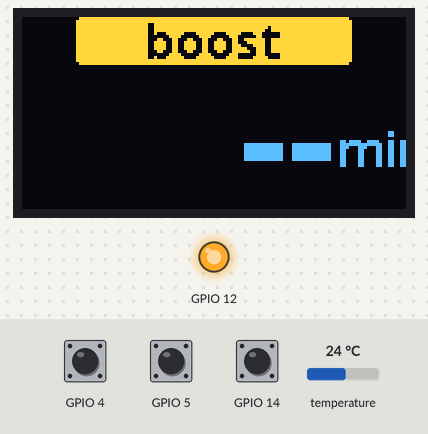
A sketch run on a simulated ESP8266 (NodeMCU). Shown: 128×64 one-colour display, output pins drawn as LEDs (lit = HIGH). The inputs (shaded band) are chosen by the test bench; at power-on: GPIO 5 HIGH, temperature 24 °C, GPIO 14 HIGH, GPIO 4 HIGH. The OLED is the two-colour kind (top 16 rows yellow); storage starts empty; no MQTT or app messages arrive unless stated; what the sketch prints to the serial monitor is not drawn.

Above: at 3.6 s.
3.7 s: GPIO 5 pulled LOW for 0.15 s
At 6.4 s:
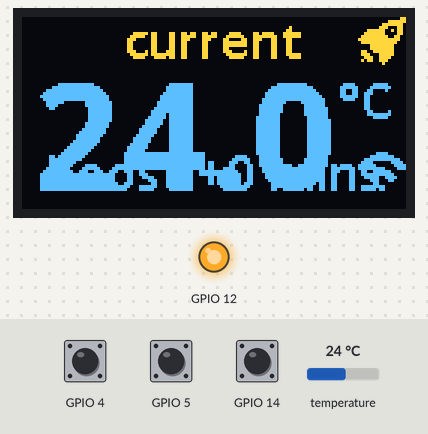
7.2 s: temperature set to 12 °C
11.1 s: GPIO 5 pulled LOW for 1 s
At 11.8 s:
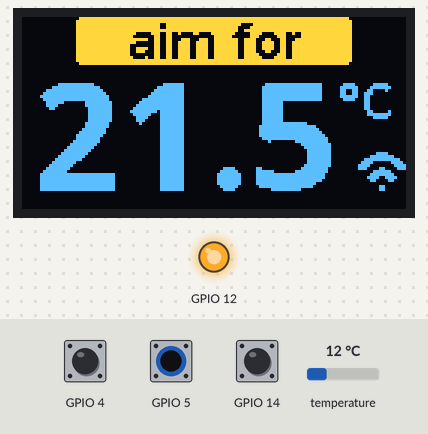
13.9 s: GPIO 5 pulled LOW for 0.15 s
At 15.1 s:
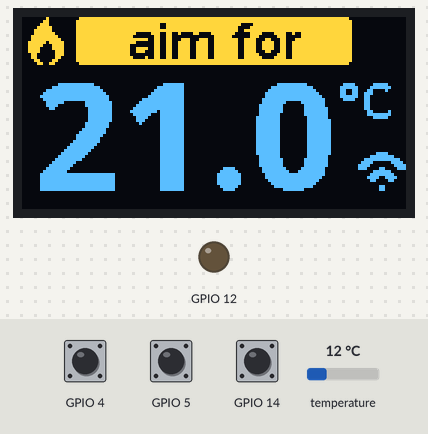
17.4 s: GPIO 14 pulled LOW for 0.15 s
At 18.4 s:
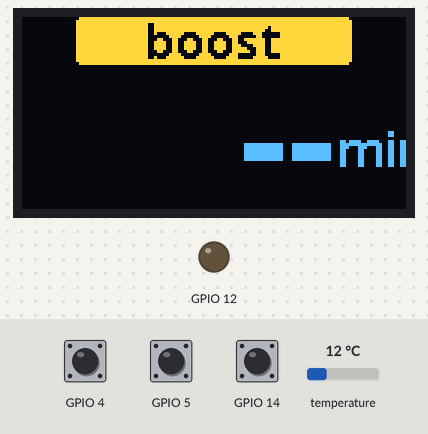
21.1 s: temperature set to 34.6 °C
At 22.7 s:
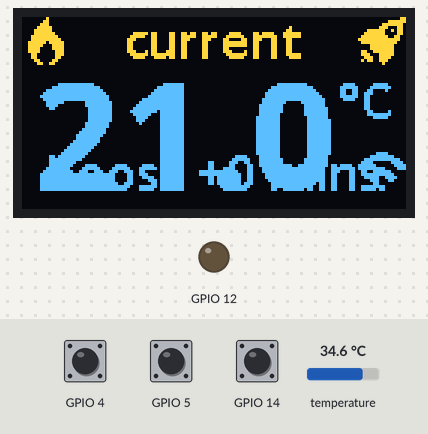
23.9 s: temperature set to 35.8 °C
At 33.6 s:
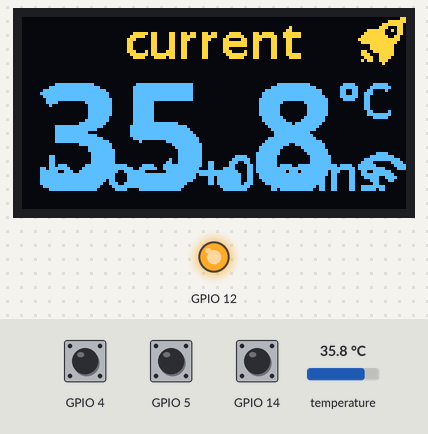
Timing chart, 0 to 33.9 s (numbered marks = the images above; inputs shaded):
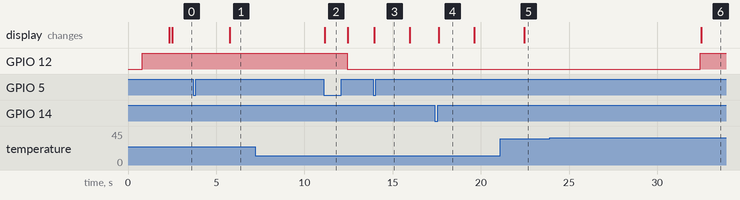

The sketch:

thermostat.ino
```cpp
#include "display.h"
#include "serialControl.h"
#include "temperature.h"
#include "relay.h"
#include "userinput.h"
#include "web.h"
#include "config.h"
#include <TaskScheduler.h>

enum OverrideMode {
  FORCE_ON,
  FORCE_OFF,
  NO_OVERRIDE,
};

enum DisplayMode {
  HOME,
  SET_TEMPERATURE,
  SET_BOOST,
};

Scheduler runner;

Display * display = new Display();
Temperature temperature;
Relay relay;
SerialControl * serial = new SerialControl();
UserInput userInput;
Web web(display);

int boostMinsRemaining = -1;

InternetMode internetMode = NO_WIFI;
DisplayMode displayMode = HOME;

float targetTemp = 22.0;
float currentTemp = 0.0;
float margin = 0.2;

OverrideMode overrideMode = NO_OVERRIDE;

void measureTemperature();
void updateDisplay();
void updateWeb();
void loopWeb();
void updateRelay();
void updateController();
void checkInputs();
void displayTimeout();
void boostUpdate();

Task measureTask(TEMPERATURE_MEASURE_INTERVAL, TASK_FOREVER, &measureTemperature);
Task controllerTask(CONTROLLER_UPDATE_INTERVAL , TASK_FOREVER, &updateController);
Task webLoopTask(WEB_LOOP_INTERVAL , TASK_FOREVER, &loopWeb);
Task webUpdateTask(WEB_UPDATE_INTERVAL , TASK_FOREVER, &updateWeb);
Task displayTask(DISPLAY_FRAME_PERIOD, TASK_FOREVER, &updateDisplay);
Task inputTask(DISPLAY_FRAME_PERIOD, TASK_FOREVER, &checkInputs);
Task displayTimeoutTask(DISPLAY_TIMEOUT, TASK_ONCE, &displayTimeout);
Task boostUpdateTask(BOOST_UPDATE_TASK, TASK_FOREVER, &boostUpdate);

void wifiConfigCallback(WiFiManager* wfm) {
  display->showWifiSetupView(SETUP_SSID, SETUP_PASSWORD);
  display->update();
}

void pubSubCallbackStatic(char* topic, byte* payload, unsigned int length) {
  serial->write("Got a callback from mqtt");
  web.pubSubCallback(topic, payload, length);
}

void wifiSaveConfigCallback() {
  web.setSaveConfig();
}

void setupTasks() {
  runner.init();

  runner.addTask(measureTask);
  measureTask.enable();
  runner.addTask(controllerTask);
  controllerTask.enable();
  if (internetMode != NO_WIFI) {
    runner.addTask(webLoopTask);
    webLoopTask.enable();
    runner.addTask(webUpdateTask);
    webUpdateTask.enable();
  }
  runner.addTask(displayTask);
  displayTask.enable();
  runner.addTask(inputTask);
  inputTask.enable();
  runner.addTask(displayTimeoutTask);
  runner.addTask(boostUpdateTask);
  boostUpdateTask.enable();

}

void setup() {
  // put your setup code here, to run once:

  serial->setup();
  display->setup();
  temperature.setup();
  userInput.setup();
  relay.setup();

  internetMode = web.setup();

  setupTasks();

  serial->write("Setup Complete");
}


void updateDisplay() {
  display->update();

}

void clickCallback() {
  displayMode = SET_BOOST;
  display->showAdjustBoostView(boostMinsRemaining);
  displayTimeoutTask.restartDelayed(DISPLAY_TIMEOUT);

}

void holdCallback() {
  web.enterForcedConfigMode();
}

void checkInputs() {

  int rotary = userInput.getRotary();
  //serial->write("read rotary" + String(rotary));
  if (rotary != 0) {

    if (displayMode == SET_BOOST) {
      boostMinsRemaining += ENCODER_BOOST_INCREMENT * (float) rotary;
      // round
      boostMinsRemaining = ( (boostMinsRemaining + ENCODER_BOOST_INCREMENT / 2) / ENCODER_BOOST_INCREMENT) * ENCODER_BOOST_INCREMENT;

      if (boostMinsRemaining > MAX_BOOST) boostMinsRemaining = MAX_BOOST;
      if (boostMinsRemaining < 0) boostMinsRemaining = 0;

      display->showAdjustBoostView(boostMinsRemaining);
      displayTimeoutTask.restartDelayed(DISPLAY_TIMEOUT);
    } else {
      targetTemp += ENCODER_TEMPERATURE_INCREMENT * (float) rotary;
      if (targetTemp > MAX_TEMP) targetTemp = MAX_TEMP;
      if (targetTemp < MIN_TEMP) targetTemp = MIN_TEMP;
      updateRelay();
      display->showAdjustView(targetTemp, relay.isOn(), internetMode);
      displayTimeoutTask.restartDelayed(DISPLAY_TIMEOUT);

    }
  }

  userInput.pollButton(clickCallback, holdCallback);

}

void displayTimeout() {
  displayMode = HOME;
  serial->write("Display Timeout");
  display->showHomeView(currentTemp, relay.isOn(), internetMode, boostMinsRemaining);
}

void loop() {

  runner.execute();
  debugSerial();

}

void debugSerial() {
  if (Serial.available()) {
    serial->onData();
  }

  if (serial->received()) {
    //serial->write("received serial");
    String command = serial->getCommand();
    serial->write("Input: " + command);
    //serial->write(command.substring(0, 1));
    if (command.substring(0, 1) == "r") {
      serial->write("Increasing Rotary");

      userInput.increaseRotary();
    }
    else if (command.substring(0, 1) == "l") {
      serial->write("Decreasing Rotary");
      userInput.decreaseRotary();
    }
  }
}

void measureTemperature() {
  temperature.performReading();
}

void updateRelay() {

  if (overrideMode == FORCE_ON) {
    relay.switchOn();
  } else if (overrideMode == FORCE_OFF) {
    relay.switchOff();
  } else {

    if (relay.isOn() && currentTemp > targetTemp + margin) {
      relay.switchOff();
    } else if  (!relay.isOn() && currentTemp < targetTemp - margin) {
      relay.switchOn();
    }

  }
}


void updateController() {

  float newTemp = temperature.get();
  serial->write("Measuring Temperature:" + String(newTemp, 1));

  if (newTemp != currentTemp) {
    serial->write("Changed from previous temperature of " + String(currentTemp, 1));
    currentTemp = newTemp;
    updateRelay();
    display->showHomeView(currentTemp, relay.isOn(), internetMode, boostMinsRemaining);
  }

}

void loopWeb() {
  web.loop();
}

void updateWeb() {
  web.update(currentTemp);

  int newBoost = web.getBoostCounter();
  if (newBoost > 0) {
    overrideMode = FORCE_ON;
    updateRelay();
    boostMinsRemaining = newBoost;
  }

}

void boostUpdate() {
  if (boostMinsRemaining == 0) {
    overrideMode = NO_OVERRIDE;
    updateRelay();
    boostMinsRemaining = -1; // disable boost

  } else {
    boostMinsRemaining -= 1;
  }


}
```

display.cpp
```cpp
#include "display.h"

Display::Display() {
  d = new SSD1306(OLED_ADDR, OLED_SDA, OLED_SDC);

}

void Display::setup() {


  d->init();

  d->flipScreenVertically();
  d->setContrast(0x20);

  showSplashScreen();
  update();
}

void Display::draw(String command) {

  d->clear();

  // The coordinates define the center of the text
  //display->setTextAlignment(TEXT_ALIGN_CENTER);
  d->setTextAlignment(TEXT_ALIGN_CENTER);
  d->setFont(ArialMT_Plain_16);
  d->drawString(64, 0, command);
  d->display();


}


void Display::showSplashScreen() {
  d->clear();


  d->setColor(WHITE);
  d->drawFastImage(56, 0, 16, 16, flame);
  d->setTextAlignment(TEXT_ALIGN_CENTER);
  d->setFont(Noto_Sans_Bold_16);

  d->drawString(64, 12, "Smart");
  d->drawString(64, 24, "Thermostat");

  d->setFont(ArialMT_Plain_10);
  d->drawStringMaxWidth(64, 46, 128, "connecting to Wi-Fi...");
  markDirty();

}

void Display::showWifiSetupView(String ssid, String password) {
  d->clear();
  drawTitle("setup", true);
  d->setColor(WHITE);
  d->drawFastImage(112, 0, 16, 16, wifi);

  d->setFont(ArialMT_Plain_10);
  String setupText = "Connect to SSID: " + ssid + ", PASSWORD: " + password + ", http://192.168.4.1";
  d->drawStringMaxWidth(64, 15, 128, setupText);
  markDirty();

}

void Display::showMQTTConnectView() {
  d->clear();
  d->setColor(WHITE);
  drawTitle("one moment...", false);
  d->setTextAlignment(TEXT_ALIGN_CENTER);
  d->setFont(Noto_Sans_Bold_16);
  d->drawString(64, 20, "Connecting to");
  d->drawString(64, 40, "MQTT Server");
  markDirty();
  d->display();
}

void Display::showHomeView(float currentTemperature, bool flame, InternetMode internet, int boostMins) {
  d->clear();
  drawTitle("current", false);
  drawBigTemperature(currentTemperature);

  if (flame) drawFlameIndicator();
  drawInternetIndicator(internet);
  if (boostMins >= 0) drawBoostMins(boostMins);

  markDirty();

}

void Display::showAdjustView(float targetTemperature, bool flame, InternetMode internet) {
  d->clear();
  drawTitle("aim for", true);
  drawBigTemperature(targetTemperature);
  drawInternetIndicator(internet);

  if (flame) drawFlameIndicator();

  markDirty();
}

void Display::showAdjustBoostView(int boostMins) {
  d->clear();
  drawTitle("boost", true);

  drawBigBoost(boostMins);

  //drawInternetIndicator(internet);
  //if (flame) drawFlameIndicator();

  markDirty();

}

void Display::drawBoostMins(int mins) {
  drawBoostIndicator();
  d->setColor(WHITE);
  d->setTextAlignment(TEXT_ALIGN_CENTER);
  d->setFont(Noto_Sans_Bold_16);
  d->drawString(64, 40, "boost +" + String(mins) + " mins" );
}


void Display::drawTitle(String title, bool inverted) {
  d->setColor(WHITE);
  if (inverted) {
    d->fillRect(18, 0, 92, 16);
    d->setColor(BLACK);
    d->setPixel(18, 0);
    d->setPixel(109, 0);
    d->setPixel(18, 15);
    d->setPixel(109, 15);
  }

  d->setTextAlignment(TEXT_ALIGN_CENTER);
  d->setFont(Noto_Sans_Bold_16);
  d->drawString(64, -4, title);

}


void Display::drawBigTemperature(float temperature) {
  d->setColor(WHITE);
  if (temperature > -99) {
    d->setFont(Noto_Sans_Bold_50);
    d->setTextAlignment(TEXT_ALIGN_RIGHT);
    d->drawString(105, 4, String(temperature, 1));
    d->setTextAlignment(TEXT_ALIGN_LEFT);
    d->setFont(Noto_Sans_Bold_16);
    d->drawString(105, 16, "°C");
  } else {
    //it's an invalid temperature
    d->setTextAlignment(TEXT_ALIGN_CENTER);
    d->setFont(Noto_Sans_Bold_16);
    d->drawString(64, 20, "temperature");
    d->drawString(64, 40, "sensor error");
  }
}

void Display::drawBigBoost(int boostMins) {
  d->setColor(WHITE);
  d->setFont(Noto_Sans_Bold_50);
  d->setTextAlignment(TEXT_ALIGN_RIGHT);
  if (boostMins > 0) {
    d->drawString(105, 4, String(boostMins));
  } else {
    d->drawString(105, 4, "--");
  }
  d->setTextAlignment(TEXT_ALIGN_LEFT);
  d->setFont(Noto_Sans_Bold_16);
  d->drawString(105, 32, "min");
}

void Display::drawFlameIndicator() {
  d->setColor(WHITE);
  d->drawFastImage(0, 0, 16, 16, flame);
}

void Display::drawBoostIndicator() {
  d->setColor(WHITE);
  d->drawFastImage(112, 0, 16, 16, boostrocket);
}

void Display::drawInternetIndicator(InternetMode internet) {
  d->setColor(WHITE);
  if (internet == CONNECTED) {
    d->drawFastImage(112, 44, 16, 16, wifi);
  } else if (internet == NO_MQTT) {
    d->drawFastImage(112, 44, 16, 16, noserver);
  } else {
    d->drawFastImage(112, 44, 16, 16, nowifi);
  }
}

void Display::update() {
  if (dirty) {
    d->display();
    dirty = false;
  }
}

void Display::markDirty() {
  dirty = true;
}
```

display.h
```cpp
#ifndef Display_h
#define Display_h
#include "SSD1306.h"
#include "config.h"
#include "fonts.h"

#include "Arduino.h"

class Display {

    public:
        Display();
        void setup();
        void update();
        void draw(String command);
        void showSplashScreen();
        void showWifiSetupView(String ssid, String password);
        void showHomeView(float currentTemperature, bool flame, InternetMode wifi, int boostMins);
        void showAdjustView(float targetTemperature, bool flame, InternetMode wifi);
        void showAdjustBoostView(int boostMins);
        void showMQTTConnectView();
        void markDirty();


    private:
        SSD1306 * d;
        void drawTitle(String title, bool inverted);
        void drawBigTemperature(float temperature);
        void drawBigBoost(int boostMins);
        void drawFlameIndicator();
        void drawBoostIndicator();
        void drawBoostMins(int mins);
        void drawInternetIndicator(InternetMode internet);

        bool dirty = false;


};

#endif
```

relay.cpp
```cpp
#include "relay.h"

Relay::Relay() {
    state = false;

}

void Relay::setup() {
   digitalWrite(RELAY_PIN,HIGH);
   pinMode(RELAY_PIN,OUTPUT);

}


void Relay::switchOn() {
    Serial.println("relay switched ON");
    digitalWrite(RELAY_PIN,LOW);
    state = true;
}


void Relay::switchOff() {
    Serial.println("relay switched OFF");
    digitalWrite(RELAY_PIN,HIGH);
    state = false;
}

bool Relay::isOn() {
    return state;
}
```

relay.h
```cpp
#ifndef relay_h
#define relay_h

#include "Arduino.h"
#include "config.h"

class Relay {

    public:
        Relay();
        void setup();
        void switchOn();
        void switchOff();
        bool isOn();

    private:
        bool state;

};

#endif
```

serialControl.cpp
```cpp
#include "serialControl.h"

SerialControl::SerialControl() {
    command = "";
    receivedCommand = false;

}

void SerialControl::setup() {
    Serial.begin(9600);
    command.reserve(200);
}


void SerialControl::write(String s) {
    Serial.println(s);
}

void SerialControl::onData() {
    while (Serial.available() && !receivedCommand) {
        char inChar = (char)Serial.read();
        //Serial.println("char:"+String(inChar));
        if (inChar == '\n') {
            receivedCommand = true;
        } else {
            command += inChar;
        }
    }
}

boolean SerialControl::received() {
    return receivedCommand;
}

String SerialControl::getCommand() {
    receivedCommand = false;
    String commandToReturn = command;
    command = "";
    return commandToReturn;
}
```

serialControl.h
```cpp
#ifndef SerialControl_h
#define SerialControl_h

#include "Arduino.h"
#include "config.h"

class SerialControl {

    public:
        SerialControl();
        void setup();
        void onData();
        boolean received();
        String getCommand();
        void write(String s);

    private:
        String command;
        boolean receivedCommand;
};

#endif
```

temperature.cpp
```cpp
#include "temperature.h"

Temperature::Temperature() {
}

void Temperature::setup() {


#ifdef DHT_SENSOR
  sensor = new DHT_Unified(TEMPERATURE_PIN, DHTTYPE);
#endif

#ifdef DALLAS_SENSOR
  oneWire = new OneWire(TEMPERATURE_PIN);
  sensor = new DallasTemperature(oneWire);
#endif

  sensor->begin();
  float newReading = readFromSensor();

  total = newReading * NUM_READINGS;
  for (int i = 0; i < NUM_READINGS; i++) {
    readings[i] = newReading;
  }

#ifdef DALLAS_SENSOR
  // activate async mode
  sensor->setWaitForConversion(false);
#endif
}

float Temperature::get() {
  return total / float(NUM_READINGS);
}

void Temperature::performReading() {

  float newReading = readFromSensor();

  if (newReading != ERROR_READING) {

    total = total - readings[readingsIndex];
    // read from the sensor:
    readings[readingsIndex] = newReading;
    // add the reading to the total:
    total = total + readings[readingsIndex];
    // advance to the next position in the array:
    readingsIndex ++;

    if (readingsIndex >= NUM_READINGS) {
      readingsIndex = 0;
    }

  }
}

float Temperature::readFromSensor() {


#ifdef DHT_SENSOR
  sensors_event_t event;
  sensor->temperature().getEvent(&event);
  if (isnan(event.temperature)) {
    Serial.println("Error reading temperature!");
    return ERROR_READING;
  }
  else {
    Serial.print("Temperature: ");
    Serial.print(event.temperature);
    Serial.println(" *C");

    return event.temperature;
  }

#endif

#ifdef DALLAS_SENSOR

  // After we got the temperatures, we can print them here.
  // We use the function ByIndex, and as an example get the temperature from the first sensor only.

  float temperature = sensor->getTempCByIndex(0);
  if (temperature < -126) {
    Serial.println("Error reading temperature!");
    return ERROR_READING;
  }
  //Serial.print("Temperature: ");
  //Serial.println(temperature);

    sensor->requestTemperatures(); // Send the command to get temperature for next time
  return temperature;
#endif
}
```

temperature.h
```cpp
#ifndef temperature_h
#define temperature_h

#include "Arduino.h"
#include "config.h"

#define ERROR_READING -99

#ifdef DHT_SENSOR
#include <Adafruit_Sensor.h>
#include <DHT.h>
#include <DHT_U.h>
#define DHTTYPE  DHT11
#endif

#ifdef DALLAS_SENSOR
#include <OneWire.h>
#include <DallasTemperature.h>
#endif


class Temperature {

    public:
        Temperature();
        void setup();
        float get();
        void writeDummy(float value);
        void performReading();

    private:
        float readFromSensor();

        float readings[NUM_READINGS];
        int readingsIndex = 0;
        float total;
#ifdef DHT_SENSOR
        DHT_Unified* sensor;
#endif
#ifdef DALLAS_SENSOR
        OneWire* oneWire;
        DallasTemperature* sensor;
#endif
};

#endif
```

userinput.cpp
```cpp
#include "userinput.h"

volatile int UserInput::rotaryPosition = 0;

UserInput::UserInput() {
}

void UserInput::setup() {
  pinMode(ENCODER_CLK, INPUT_PULLUP);
  pinMode(ENCODER_DT, INPUT_PULLUP);
  pinMode(ENCODER_BTN, INPUT_PULLUP);

  attachInterrupt(digitalPinToInterrupt(ENCODER_CLK),
                  UserInput::rotaryInterrupt, FALLING);

  UserInput::rotaryPosition = 0;

}

void UserInput::rotaryInterrupt() {
  if ( digitalRead(ENCODER_DT) == HIGH ) {
    Serial.println("increasing rot");
    UserInput::rotaryPosition ++;
  } else {
    Serial.println("decreasing rot");
    UserInput::rotaryPosition --;
  }

}

void UserInput::pollButton( void (*pressCallback)(), void (*holdCallback)()) {
  buttonVal = digitalRead(ENCODER_BTN);

  // press
  if (buttonVal == LOW && lastButtonVal == HIGH && (millis() - btnUpTime) > long(DEBOUNCE_TIME)) {
    btnDnTime = millis();
    emittedHold = false;
  }
  // release

  if (buttonVal == HIGH && lastButtonVal == LOW &&
      (millis() - btnDnTime) > long(DEBOUNCE_TIME)
      &&  (millis() - btnDnTime) < long(HOLD_TIME)) {
    pressCallback();
  }

  if (buttonVal == LOW && (millis() - btnDnTime) > long(HOLD_TIME) && ! emittedHold) {
    emittedHold = true;
    holdCallback();
  }

  lastButtonVal = buttonVal;
}

void UserInput::increaseRotary() {
  UserInput::rotaryPosition ++;
}

void UserInput::decreaseRotary() {
  UserInput::rotaryPosition --;
}

int UserInput::getRotary() {
  //Serial.println("checking rotary");

  int pos = UserInput::rotaryPosition;
  UserInput::rotaryPosition = 0;
  return - pos;
}
```

userinput.h
```cpp
#ifndef userinput_h
#define userinput_h

#include "Arduino.h"
#include "config.h"


class UserInput {

    public:
        UserInput();
        void setup();
        void increaseRotary();
        void decreaseRotary();
        void pollButton( void (*pressCallback)(), void (*holdCallback)());
        int getRotary();

    private:
    static void rotaryInterrupt();
    static volatile int rotaryPosition;
    int buttonVal = 0;
    int lastButtonVal = 0;
    long btnDnTime; // time the button was pressed down
    long btnUpTime; // time the button was released
    bool emittedHold = false;

};

#endif
```

Source omitted: fonts.h (data table, 314603 bytes), web.cpp (7321 bytes), web.h (1528 bytes), config.h (1613 bytes)

Measured:
- the behaviour switches between 35 and 35.1 °C on temperature (found by bisection; images 5 and 6)
- after the input at 3.7 s, the display: changes after 2.1 s (image 1)
- after the input at 7.2 s, every drawn part: stays the same
- after the input at 11.1 s, the display: changes after 0.07 s (image 2)
- after the input at 13.9 s, the display: changes after 0.06 s (image 3)
- after the input at 17.4 s, the display: changes after 0.21 s (image 4)
- after the input at 21.1 s, the display: changes after 1.4 s (image 5)
- after the input at 23.9 s, the display: changes after 8.6 s (image 6)
